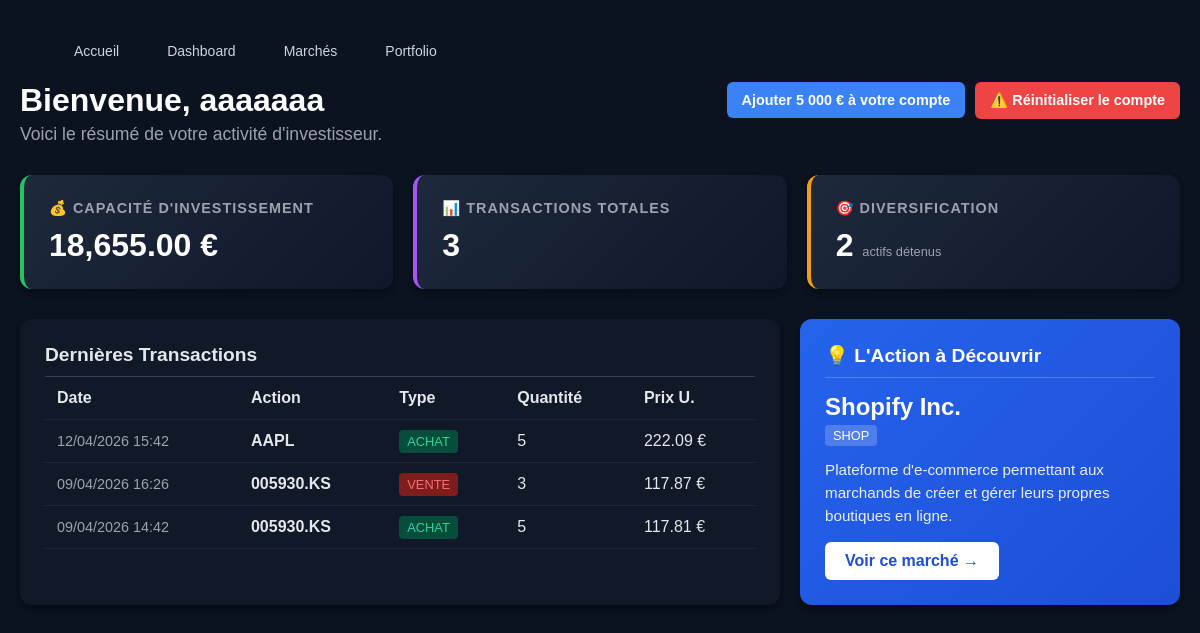
The page /dashboard.php (signed in) on the database its author committed.
### tables this page shows
CREATE TABLE `client` (
  `id` int(11) NOT NULL,
  `pseudo` varchar(100) DEFAULT NULL,
  `email` varchar(100) DEFAULT NULL,
  `mdp` varchar(100) DEFAULT NULL,
  `token` varchar(50) DEFAULT NULL,
  `monnaie` int(11) DEFAULT NULL,
  `gain_realise` decimal(15,2) DEFAULT '0.00'
);

CREATE TABLE `transactions` (
  `id` int(11) NOT NULL,
  `pseudo_client` varchar(255) DEFAULT NULL,
  `ticker` varchar(20) DEFAULT NULL,
  `quantite` int(11) DEFAULT NULL,
  `prix_unitaire` decimal(15,4) DEFAULT NULL,
  `type_action` enum('ACHAT','VENTE') DEFAULT NULL,
  `date_transaction` datetime DEFAULT CURRENT_TIMESTAMP
);

CREATE TABLE `marche` (
  `ticker` varchar(10) NOT NULL,
  `nom` varchar(255) NOT NULL,
  `info` text
);

### dashboard.php (the view, shortened to what this page needs)
<?php
include 'header.php';
$pdo = getBD();
$pseudo = $_SESSION['client']['pseudo'];
$stmt = $pdo->prepare("SELECT monnaie FROM client WHERE pseudo = ?");
$stmt->execute([$pseudo]);
$client = $stmt->fetch();
$solde = $client['monnaie'] ?? 0;
$stmt = $pdo->prepare("SELECT COUNT(*) as total_trades FROM transactions WHERE pseudo_client = ?");
$stmt->execute([$pseudo]);
$stats_trades = $stmt->fetch();
$stmt = $pdo->prepare("SELECT COUNT(DISTINCT ticker) as diversif FROM portefeuille WHERE pseudo_client = ? AND quantite > 0");
$stmt->execute([$pseudo]);
$stats_div = $stmt->fetch();
$stmt = $pdo->prepare("SELECT * FROM transactions WHERE pseudo_client = ? ORDER BY date_transaction DESC LIMIT 5");
$stmt->execute([$pseudo]);
$historique = $stmt->fetchAll(PDO::FETCH_ASSOC);
$stmt = $pdo->prepare("SELECT ticker, nom, info FROM marche ORDER BY RAND() LIMIT 1");
$stmt->execute();
$action_du_jour = $stmt->fetch(PDO::FETCH_ASSOC);
?>
<!DOCTYPE html>
<html lang="fr">
<head>
</head>
<body>
<div class="header-container">
    <div class="dashboard-header">
        <h1>Bienvenue, <?php echo htmlspecialchars($pseudo); ?></h1>
        <p>Voici le résumé de votre activité d'investisseur.</p>
    </div>
    <div class="actions-group">
        <form method="POST">
            <button type="submit" class="btn-action">Ajouter 5 000 € à votre compte</button>
        </form>
        <form method="POST" onsubmit="return confirm('Attention ! Cela va vider votre portefeuille, supprimer votre historique et remettre votre solde à 10 000 €. Voulez-vous continuer ?');">
            <button type="submit" class="btn-action btn-danger">⚠️ Réinitialiser le compte</button>
        </form>
    </div>
</div>
<div class="kpi-grid">
    <div class="kpi-card" style="border-left-color: #22c55e;">
        <h3>💰 Capacité d'Investissement</h3>
        <div class="value"><?php echo number_format($solde, 2); ?> €</div>
    </div>
    <div class="kpi-card" style="border-left-color: #a855f7;">
        <h3>📊 Transactions Totales</h3>
        <div class="value"><?php echo $stats_trades['total_trades']; ?></div>
    </div>
    <div class="kpi-card" style="border-left-color: #f59e0b;">
        <h3>🎯 Diversification</h3>
        <div class="value"><?php echo $stats_div['diversif']; ?> <span style="font-size:0.4em; font-weight:normal; color:#9ca3af;">actifs détenus</span></div>
    </div>
</div>
<div class="main-grid">
    <div class="panel">
        <h2>Dernières Transactions</h2>
        <?php if (empty($historique)): ?>
            <p style="color: #9ca3af; text-align: center; padding: 20px;">Aucune transaction récente. Il est temps d'investir !</p>
        <?php else: ?>
            <table class="history-table">
                <thead>
                    <tr>
                        <th>Date</th>
                        <th>Action</th>
                        <th>Type</th>
                        <th>Quantité</th>
                        <th>Prix U.</th>
                    </tr>
                </thead>
                <tbody>
                    <?php foreach ($historique as $tx): ?>
                        <tr>
                            <td style="color: #9ca3af; font-size: 0.9em;"><?php echo date('d/m/Y H:i', strtotime($tx['date_transaction'])); ?></td>
                            <td><strong><?php echo htmlspecialchars($tx['ticker']); ?></strong></td>
                            <td>
                                <?php if ($tx['type_action'] == 'ACHAT'): ?>
                                    <span class="badge-achat">ACHAT</span>
                                <?php else: ?>
                                    <span class="badge-vente">VENTE</span>
                                <?php endif; ?>
                            </td>
                            <td><?php echo $tx['quantite']; ?></td>
                            <td><?php echo number_format($tx['prix_unitaire'], 2); ?> €</td>
                        </tr>
                    <?php endforeach; ?>
                </tbody>
            </table>
        <?php endif; ?>
    </div>
    <div class="panel suggestion-card">
        <h2>💡 L'Action à Découvrir</h2>
        <?php if ($action_du_jour): ?>
            <h3 style="font-size: 1.5em; margin: 15px 0 5px 0;"><?php echo htmlspecialchars($action_du_jour['nom']); ?></h3>
            <span style="background: rgba(255,255,255,0.2); padding: 3px 8px; border-radius: 4px; font-size: 0.8em;"><?php echo htmlspecialchars($action_du_jour['ticker']); ?></span>
            <p style="margin-top: 15px; line-height: 1.5; font-size: 0.95em; opacity: 0.9;">
                <?php echo htmlspecialchars($action_du_jour['info']); ?>
            </p>
            <a href="trader.php?ticker=<?php echo urlencode($action_du_jour['ticker']); ?>" class="btn-trader">
                Voir ce marché &rarr;
            </a>
        <?php else: ?>
            <p>Le marché est actuellement vide.</p>
        <?php endif; ?>
    </div>
</div>
</body>
</html>

### header.php (shortened to what this page needs)
<!DOCTYPE html>
<html lang="en">
<head>
        <link href="header.css" rel="stylesheet" />
</head>
<body>
<header class="navbar">
    <nav>
        <form method="POST" action="" class="nav-form">
            <button type="submit" name="home">Accueil</button>
                        <button type="submit" name="dash">Dashboard</button>
            <button type="submit" name="marche">Marchés</button>
            <button type="submit" name="portfolio">Portfolio</button>
        </form>
    </nav>
</header>
</body>
</html>

### header.css (style rules this page uses)
* { margin: 0; padding: 0; box-sizing: border-box; font-family: Arial, Helvetica, sans-serif; }
body { background-color: #0f172a; }
.navbar { display: flex; justify-content: space-between; align-items: center; padding: 15px 40px; background-color: #0b1220; }
.nav-form { display: flex; gap: 20px; }
.nav-form button { background: none; border: none; color: #cbd5e1; font-size: 14px; cursor: pointer; padding: 8px 14px; border-radius: 6px; transition: 0.3s ease; }

### dashboard.php (style rules this page uses)
body { font-family: 'Segoe UI', Tahoma, Geneva, Verdana, sans-serif; background-color: #0b1220; color: #e5e7eb; margin: 0; padding: 20px; }
.header-container { display: flex; justify-content: space-between; align-items: flex-start; margin-bottom: 30px; flex-wrap: wrap; gap: 15px; }
.dashboard-header h1 { color: #fff; margin-bottom: 5px; margin-top: 0; }
.dashboard-header p { color: #9ca3af; font-size: 1.1em; margin: 0; }
.btn-action { background: #3b82f6; color: white; border: none; padding: 10px 15px; border-radius: 6px; cursor: pointer; font-weight: bold; transition: 0.2s; font-size: 0.9em; display: inline-flex; align-items: center; gap: 5px; }
.btn-danger { background: #ef4444; }
.actions-group { display: flex; gap: 10px; }
.kpi-grid { display: grid; grid-template-columns: repeat(auto-fit, minmax(250px, 1fr)); gap: 20px; margin-bottom: 30px; }
.kpi-card { background: linear-gradient(135deg, #1e293b, #0f172a); padding: 25px; border-radius: 12px; box-shadow: 0 4px 6px rgba(0,0,0,0.3); border-left: 4px solid #3b82f6; }
.kpi-card h3 { margin: 0 0 10px 0; color: #9ca3af; font-size: 0.9em; text-transform: uppercase; letter-spacing: 1px; }
.kpi-card .value { font-size: 2em; font-weight: bold; color: #fff; }
.main-grid { display: grid; grid-template-columns: 2fr 1fr; gap: 20px; }
.panel { background: #111827; padding: 25px; border-radius: 12px; box-shadow: 0 4px 6px rgba(0,0,0,0.3); }
.panel h2 { margin-top: 0; border-bottom: 1px solid #374151; padding-bottom: 10px; font-size: 1.2em; }
.history-table { width: 100%; border-collapse: collapse; }
.history-table th, .history-table td { padding: 12px; text-align: left; border-bottom: 1px solid #1f2937; }
.badge-achat { background: #064e3b; color: #34d399; padding: 4px 8px; border-radius: 4px; font-size: 0.8em; }
.badge-vente { background: #7f1d1d; color: #f87171; padding: 4px 8px; border-radius: 4px; font-size: 0.8em; }
.suggestion-card { background: linear-gradient(135deg, #2563eb, #1d4ed8); border: none; color: white; }
.suggestion-card h2 { border-bottom-color: rgba(255,255,255,0.2); }
.btn-trader { display: inline-block; background: white; color: #1d4ed8; padding: 10px 20px; border-radius: 6px; text-decoration: none; font-weight: bold; margin-top: 15px; transition: all 0.2s; }

### rows shown on the page
client: monnaie "18,655.00"
transactions: date_transaction "12/04/2026 15:42", ticker "AAPL", type_action "ACHAT", quantite "5", prix_unitaire "222.09"
transactions: date_transaction "09/04/2026 16:26", ticker "005930.KS", type_action "VENTE", quantite "3", prix_unitaire "117.87"
transactions: date_transaction "09/04/2026 14:42", ticker "005930.KS", type_action "ACHAT", quantite "5", prix_unitaire "117.81"
marche: nom "Shopify Inc.", ticker "SHOP", info "Plateforme d'e-commerce permettant aux marchands de créer et gérer leurs propres boutiques en ligne."

### other values the page prints
$pseudo "aaaaaaa"
$stats_trades['total_trades'] "3"
$stats_div['diversif'] "2"
